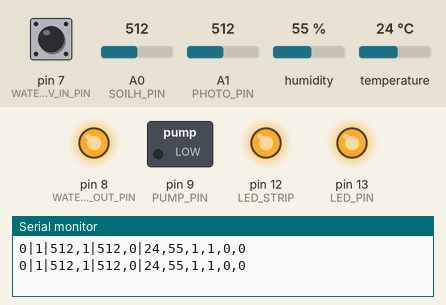
The sketch below on a simulated Arduino Uno, built with avr-gcc and run on an emulated ATmega328P. On the bench: switched loads named in the sketch (green lamp = pin HIGH), output pins drawn as LEDs (lit = HIGH), the last lines printed to the serial monitor. The inputs (shaded band) are chosen by the test bench; at power-on: A1 (PHOTO_PIN) = 512, pin 7 (WATERLEV_IN_PIN) HIGH, A0 (SOILH_PIN) = 512, humidity 55 %, temperature 24 °C.

Above: at 1.8 s.
1.9 s: A1 (PHOTO_PIN) set to 126
3.4 s: A1 (PHOTO_PIN) set to 114
At 4.6 s:
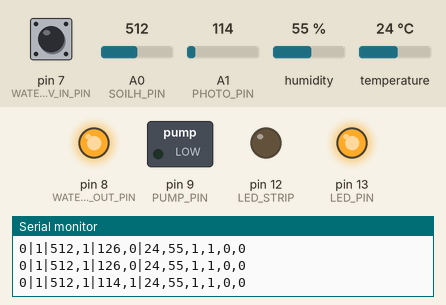
5.6 s: A1 (PHOTO_PIN) set to 130
At 6.7 s:
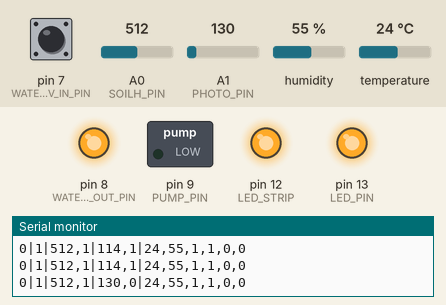
7.6 s: A1 (PHOTO_PIN) set to 110
At 8.9 s:
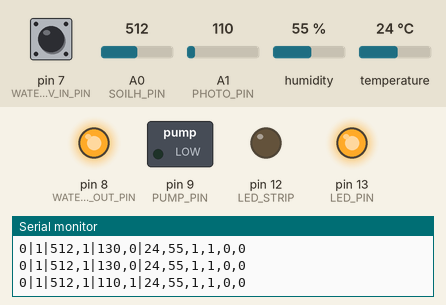
Timing chart, 0 to 10.6 s (numbered marks = the images above; inputs shaded):
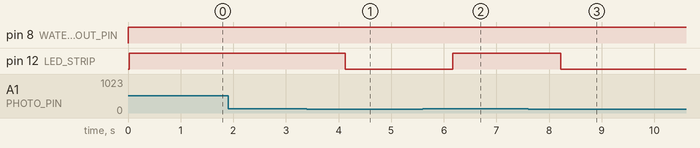

Measured:
- the behaviour switches between 121 and 120 on A1 (PHOTO_PIN) (found by bisection; images 0 and 1)
- after the input at 3.4 s, pin 12 (LED_STRIP): HIGH → LOW after 0.72 s
- after the input at 5.6 s, pin 12 (LED_STRIP): LOW → HIGH after 0.57 s
- after the input at 7.6 s, pin 12 (LED_STRIP): HIGH → LOW after 0.62 s

The sketch:

greenhouseV1.ino
```cpp
#include <dht11.h>
dht11 DHT;

/*pins*/
#define PUMP_PIN 9
#define WATERLEV_OUT_PIN 8
#define WATERLEV_IN_PIN 7
#define PHOTO_PIN A1
#define SOILH_PIN A0
#define DHT11_PIN 4
#define LED_PIN 13
#define LED_STRIP 12
/*states of the automat*/
#define STATE_STANDBY 0
#define STATE_WATERING 1
//#define STATE_NOWATER 2
int State = STATE_STANDBY;

//sensors' information
int soil_hum, light, temp, hum;
boolean no_water, soil_ok, light_ok, temp_ok, hum_ok;
boolean dht_error, dht_error_fl1, dht_error_fl2;
//string for Serial port
String data_send= String ("");
String str = String("");

void setup() {
  // put your setup code here, to run once:
  pinMode(PUMP_PIN, OUTPUT);
  pinMode(WATERLEV_OUT_PIN, OUTPUT);
  pinMode(WATERLEV_IN_PIN, INPUT_PULLUP);
  pinMode(LED_PIN, OUTPUT);
  pinMode(LED_STRIP, OUTPUT);
  digitalWrite(WATERLEV_OUT_PIN, HIGH);
  digitalWrite(LED_PIN, HIGH);
  digitalWrite(LED_STRIP, LOW);
  Serial.begin(9600);
  dht_error = dht_error_fl1 = dht_error_fl2 = false;

}

void loop() {
  //Serial.print("State: ");
  //Serial.println(State);
  data_send = String("");
  data_send = data_send+State+"|";
  switch(State){
    case STATE_STANDBY:
      if(!check_water())
        no_water = true;//State = STATE_NOWATER;
      else
        no_water = false;

      check_conditions();
      //check soil_hum
      if (soil_hum > 800){
        soil_ok = false;
        if (!no_water)
           State = STATE_WATERING;
      }
      else soil_ok = true;//Serial.println("soil OK");
      //check light
      if (light>120){
        light_ok=false;//Serial.println("light NO");
        digitalWrite(LED_STRIP, HIGH);
      }
      else{
        light_ok=true;//Serial.println("light OK");
        digitalWrite(LED_STRIP, LOW);
      }
      //check temp
      if (temp<20.0)
        temp_ok = false;//Serial.println("temp NO");
      else
        temp_ok = true;//Serial.println("temp OK");
      str = String("");
      str = str+ no_water+"|"+soil_hum+","+soil_ok+"|"+light+","+light_ok+"|"+temp+","+hum+","+temp_ok+","+dht_error+","+dht_error_fl1+","+dht_error_fl2;
      data_send += str;
      Serial.println(data_send);
      delay (1000);
    break;

    case STATE_WATERING:
      digitalWrite(PUMP_PIN, HIGH);
      //Serial.println("!start watering");
      delay(1000);
      digitalWrite(PUMP_PIN, LOW);
     // Serial.println("!end watering");
      State = STATE_STANDBY;
    break;

    /*case STATE_NOWATER:
      digitalWrite(LED_PIN, HIGH);
      Serial.println("NO WATER!");
      delay (1000);
      if(!no_water()){
        State = STATE_STANDBY;
        digitalWrite(LED_PIN, LOW);
      }
    break;*/
    default: State = STATE_STANDBY; break;
  }
}

boolean check_water(){
  digitalWrite(WATERLEV_OUT_PIN, LOW);
  boolean water = digitalRead(WATERLEV_IN_PIN);
  digitalWrite(WATERLEV_OUT_PIN, HIGH);
  if (water)
    return false;
  else
    return true;
}

void check_conditions(){
  soil_hum = check_soil();
  light = check_light();
  dht_error = check_temp();

  /*Serial.print(soil_hum);
  Serial.print(",\t");
  Serial.print(temp);
  Serial.print(",\t");
  Serial.println(light);*/
}

boolean check_temp(){
  //Serial.print("DHT11, \t");
  int chk = DHT.read(DHT11_PIN);    // READ DATA
  if (chk==DHTLIB_OK){
    // DISPLAT DATA
    //Serial.print(DHT.humidity,1);
    //Serial.print(",\t");
    //Serial.println(DHT.temperature,1);
    temp = DHT.temperature;
    hum = DHT.humidity;
    dht_error_fl1 = false;
    dht_error_fl2 = false;
    return true;
  }
  else{
    switch (chk){
      case DHTLIB_ERROR_CHECKSUM:
                  dht_error_fl1 = false;
                  dht_error_fl2 = true;
                  //Serial.print("DHT11 Checksum error,\t");
                  break;
      case DHTLIB_ERROR_TIMEOUT:
                  dht_error_fl1 = true;
                  dht_error_fl2 = false;
                  //Serial.print("DHT11 Time out error,\t");
                  break;
      default:
                dht_error_fl1 = true;
                dht_error_fl2 = true;
                // Serial.print("DHT11 Unknown error,\t");
                break;
    }
    temp=hum=0;
    return false;
  }
}

int check_soil(){
  int soilh_val = analogRead(SOILH_PIN);
  //Serial.println(soilh_val);
  return soilh_val;
}

int check_light(){
  int light = analogRead(PHOTO_PIN);
  //Serial.println(light);
  return light;
}
```
